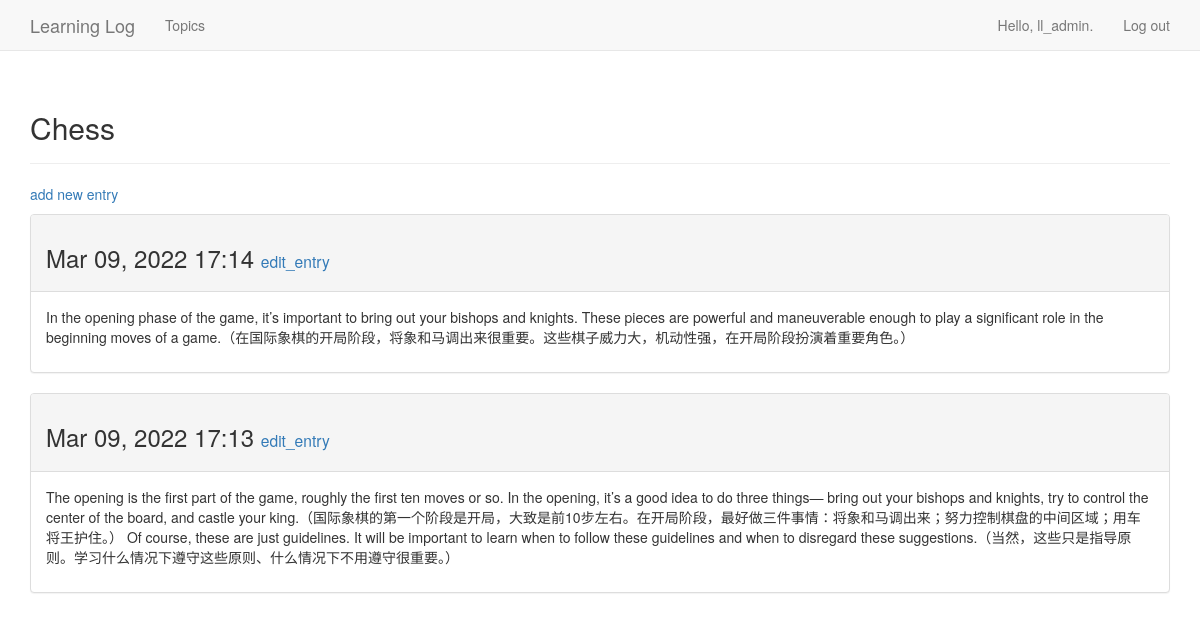
The page /topics/1/ (signed in) on the database its author committed.
### learning_logs/models.py (models this page shows, shortened)
class Topic(models.Model):
    text = models.CharField(max_length=200)
    date_added = models.DateTimeField(auto_now_add=True)
    owner = models.ForeignKey(User, on_delete=models.CASCADE)
    def __str__(self):
        return self.text

class Entry(models.Model):
    topic = models.ForeignKey(Topic, on_delete=models.CASCADE)
    text = models.TextField()
    date_added = models.DateTimeField(auto_now_add=True)
    class Meta():
        verbose_name_plural = 'entries'

### learning_logs/views.py (the view)
# urls.py: re_path(r'^topics/(?P<topic_id>\d+)/$', views.topic, name='topic'),
@login_required
def topic(request, topic_id):
    topic = get_object_or_404(Topic, id=topic_id)
    check_topic_owner(request, topic)
    entries = topic.entry_set.order_by('-date_added')
    context = {'topic': topic, 'entries': entries}
    return render(request, 'learning_logs/topic.html', context)

### learning_logs/views.py (called while the page is built)
def check_topic_owner(request, topic):
    if topic.owner != request.user:
        raise Http404

### learning_logs/templates/learning_logs/topic.html
{% extends 'learning_logs/base.html' %}
{% block header %}
    <h2>{{ topic }}</h2>
{% endblock header %}
{% block content %}
    <p>
        <a href="{% url 'learning_logs:new_entry' topic.id %}">add new entry</a>
    </p>
    {% for entry in entries %}
        <div class="panel panel-default">
            <div class="panel-heading">
                <h3>
                    {{ entry.date_added|date:'M d, Y H:i' }}
                    <small>
                        <a href="{% url 'learning_logs:edit_entry' entry.id %}">edit_entry</a>
                    </small>
                </h3>
            </div>
            <div class="panel-body">
                {{ entry.text|linebreaks }}
            </div>
        </div>
    {% empty %}
        There are no entries for this topic yet.
    {% endfor %}
{% endblock content %}

### learning_logs/templates/learning_logs/base.html (shortened to what this page needs)
{% load bootstrap3 %}
<!DOCTYPE html>
<html lang="en">
<head>
    {% bootstrap_css %}
</head>
<body>
    <nav class="navbar navbar-default navbar-static-top">
        <div class="container">
            <div class="navbar-header">
                <a class="navbar-brand" href="{% url 'learning_logs:index' %}">Learning Log</a>
            </div>
            <div id="navbar" class="navbar-collapse collapse">
                <ul class="nav navbar-nav">
                    <li><a href="{% url 'learning_logs:topics' %}">Topics</a></li>
                </ul>
                <ul class="nav navbar-nav navbar-right">
                    {% if user.is_authenticated %}
                        <li><a>Hello, {{ user.username }}.</a></li>
                        <li><a href="{% url 'users:logout' %}">Log out</a></li>
                    {% else %}
                        <li><a href="{% url 'users:register' %}">Register</a></li>
                        <li><a href="{% url 'users:login' %}">Log in</a></li>
                    {% endif %}
                </ul>
            </div>
        </div>
    </nav>
    <div class="container">
        <div class="page-header">
            {% block header %}{% endblock header %}
        </div>
        <div>
            {% block content %}{% endblock content %}
        </div>
    </div>
</body>
</html>

### rows shown on the page
Topic: text "Chess"
Entry: date_added "Mar 09, 2022 17:14", text "In the opening phase of the game, it’s important to bring out your bishops and knights. These pieces are powerful and maneuverable enough to play a significant role in the beginning moves of a game.（在国际象棋的开局阶段，将象和马调出来很重要。这些棋子威力大，机动性强，在开局阶段扮演着重要角色。）"
Entry: date_added "Mar 09, 2022 17:13", text "The opening is the first part of the game, roughly the first ten moves or so. In the opening, it’s a good idea to do three things— bring out your bishops and knights, try to control the center of the board, and castle your king.（国际象棋的第一个阶段是开局，大致是前10步左右。在开局阶段，最好做三件事情：将象和马调出来；努力控制棋盘的中间区域；用车将王护住。） Of course, these are just guidelines. It will be important to learn when to follow these guidelines and when to disregard these suggestions.（当然，这些只是指导原则。学习什么情况下遵守这些原则、什么情况下不用遵守很重要。）"

### other values the page prints
{{ user.username }} "ll_admin"
